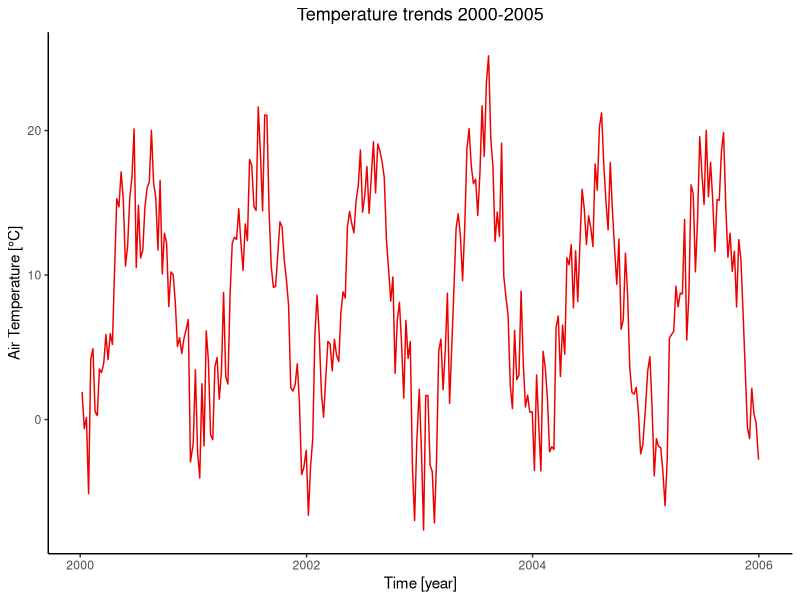
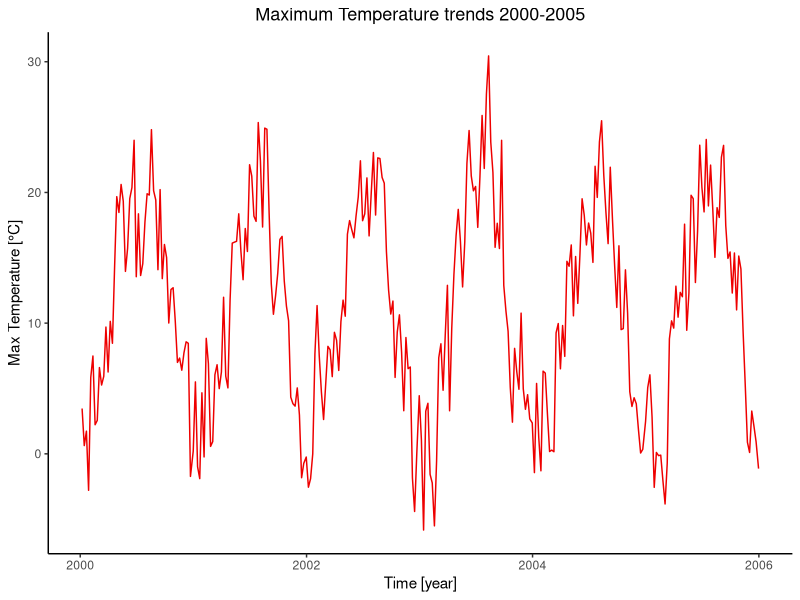
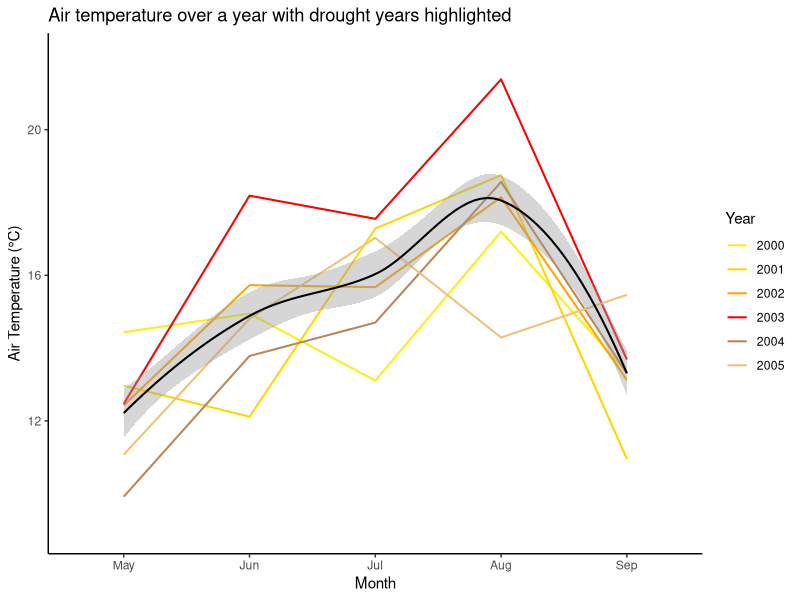
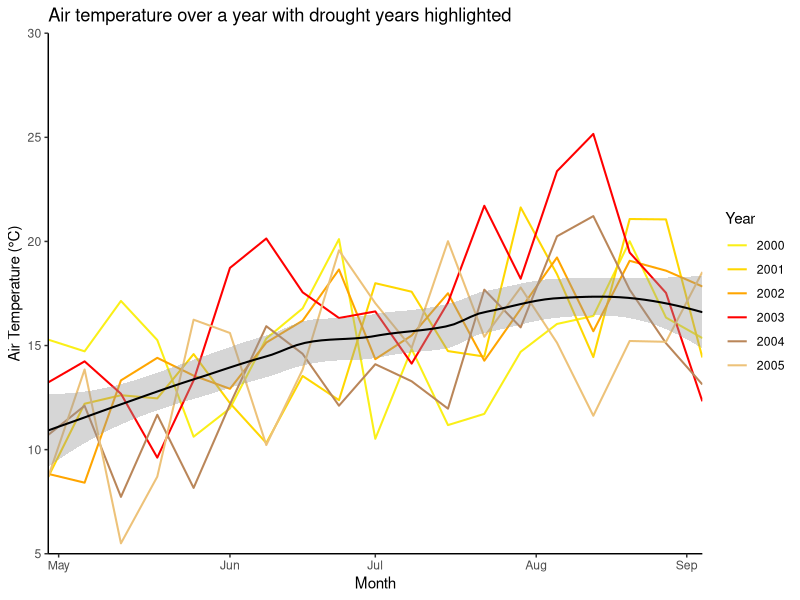
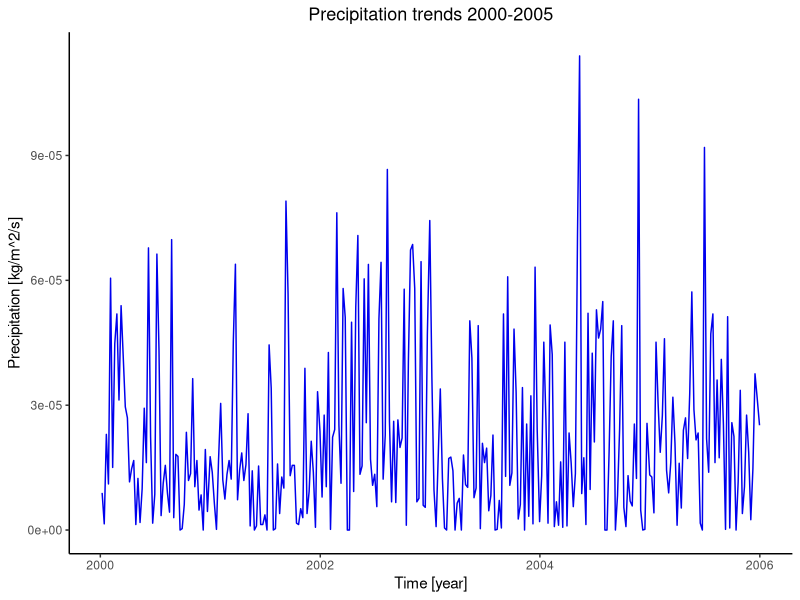
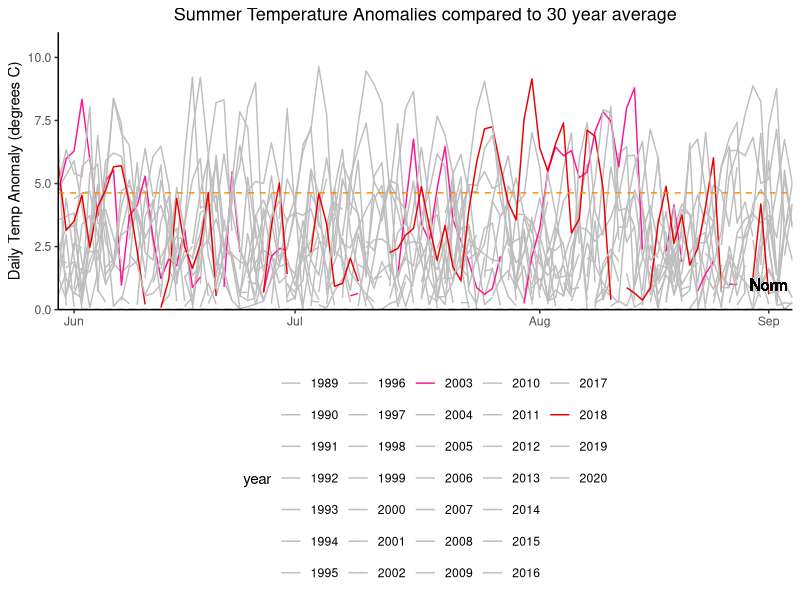
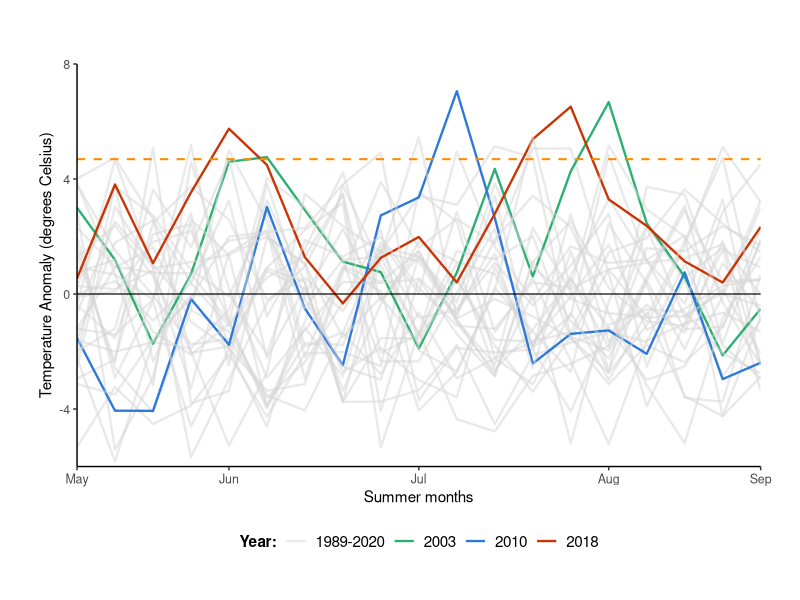
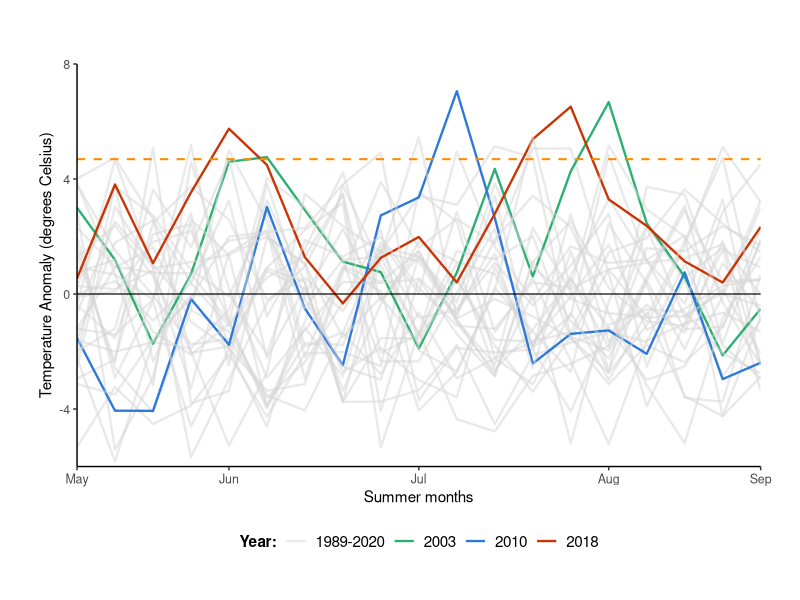

Write R code to recreate these figures, in order. (Note: this script raises an error after producing the figures.)
####### Anomalies plotted #######
### Amended/final code script ###
### Tegan Williams March 2024 ###

#### Data loading & wrangling ####

# Libraries (required packages for data wrangling)
library(dplyr)
library(tidyverse)
library(ggplot2) 

# Load Meteorological Data
met_data <- read.csv("Data/DE-Hai-2000-2020-weekly_timeseries_met.csv", header = TRUE)
obs_data <- read.csv("Data/DE-Hai-2000-2020-weekly_timeseries_obs.csv", header = TRUE)
sm_data <- read.csv("Data/DE-Hai-2000-2020-weekly_timeseries_metSM.csv", header= TRUE)
climate_data <- read_csv("Data/DE-Hai_FLUXNET2015_DD_1989-2020_met.csv")

# Delete 2021 data from Met data set since only NA values (-9999)
rows_to_delete <- c(1093:1144)
met_data <- met_data[-rows_to_delete, ]

# Create new column for year, months and full dates 
rows_per_year <- 52
met_data$year <- rep(2000:2020, each = rows_per_year)
met_data$full_date <- as.Date(paste0(met_data$year, "-", met_data$doy), format = "%Y-%j")
met_data <- met_data %>%
  mutate(month = month(full_date, label = TRUE))

# Now filter datasets for fewer years
met_data$year <- as.numeric(met_data$year)
met2000to2005 <- met_data[met_data$year >= 2000 & met_data$year <= 2005, ]
met2015to2020 <- met_data[met_data$year >= 2015 & met_data$year <= 2020, ]

met2003 <- met_data[met_data$year >= 2003 & met_data$year <= 2003, ]
met2018 <- met_data[met_data$year >= 2018 & met_data$year <= 2018, ]

#### Plots of raw Meteorological data time series ####

# Air Temperature over Time for 2000 to 2005
ggplot(met2000to2005, aes(x = full_date, y = airt_C)) +
  geom_line(colour="red2") +
  theme(legend.position = "bottom", panel.background = element_blank(), axis.line = element_line(colour = "black")) + 
  labs(title="Temperature trends 2000-2005") + 
  theme(plot.title=element_text(size=13, hjust=0.5)) + # Title size and position
  xlab("Time [year]") + 
  ylab("Air Temperature [°C]")

# Max Air Temperature over Time for 2000-2005 --> EXACTLY THE SAME TRENDS
ggplot(met2000to2005, aes(x = full_date, y = maxt_C)) +
  geom_line(colour="red2") +
  theme(legend.position = "bottom", panel.background = element_blank(), axis.line = element_line(colour = "black")) + 
  labs(title="Maximum Temperature trends 2000-2005") + 
  theme(plot.title=element_text(size=13, hjust=0.5)) + 
  xlab("Time [year]") + 
  ylab("Max Temperature [°C]")


# plotting T over time for 5 consecutive years e.g., 2000-2005, to show the difference during drought years 
# plus add the 30-year mean temperature as well!
avg_monthly_temp <- met_data %>%
  group_by(year, month) %>%
  summarise(monthlyT = mean(airt_C, na.rm = TRUE))

avg_monthly_temp$year <- as.numeric(avg_monthly_temp$year)
avg_monthly_temp_05 <- avg_monthly_temp[avg_monthly_temp$year >= 2000 & avg_monthly_temp$year <= 2005, ]
avg_monthly_temp_20 <- avg_monthly_temp[avg_monthly_temp$year >= 2015 & avg_monthly_temp$year <= 2020, ]

met_data_with_avg_temp_05 <- left_join(met2000to2005, avg_monthly_temp_05, by = c("year", "month"))

ggplot(met_data_with_avg_temp_05, aes(x = month, y = monthlyT, colour = as.factor(year), group = year)) +
  geom_line(size = 0.7) +
  geom_smooth(method = 'loess', aes(group=1), colour = "black", size = 0.7) +
  scale_color_manual(values = c("#FAEF17", "#FFD700","#FFA500","red", "#BA8659", "#EDC279")) +
  labs(x = "Month", y = "Air Temperature (°C)", title = "Air temperature over a year with drought years highlighted", colour = "Year") +
  scale_x_discrete(limits = c("May", "Jun", "Jul", "Aug", "Sep")) +
  scale_y_continuous(limits = c(9, 22)) +
  theme(legend.position = "right", panel.background = element_blank(), axis.line = element_line(colour = "black"))

# Using weekly values without the mean monthly 
ggplot(met_data_with_avg_temp_05, aes(x = doy, y = airt_C, colour = as.factor(year), group = year)) +
  geom_line(size = 0.7) +
  geom_smooth(method = 'loess', aes(group=1), colour = "black", size = 0.7) +
  scale_color_manual(values = c("#FAEF17", "#FFD700","#FFA500","red", "#BA8659", "#EDC279")) +
  labs(x = "Month", y = "Air Temperature (°C)", title = "Air temperature over a year with drought years highlighted", colour = "Year") +
  scale_x_continuous(breaks = c(121, 154, 182, 213, 242), 
                     labels = c("May", "Jun", "Jul", "Aug", "Sep"),
                     expand = c(0, 0),
                     limits = c(119, 245)) +
  scale_y_continuous(expand = c(0, 0),
                     limits = c(5,30)) +
  theme(legend.position = "right", panel.background = element_blank(), axis.line = element_line(colour = "black"))


# Precipitation over Time
ggplot(met2000to2005, aes(x = full_date, y = precip_kgm2s)) +
  geom_line(colour="blue2") +
  theme(legend.position = "bottom", panel.background = element_blank(), axis.line = element_line(colour = "black"), 
        plot.title=element_text(size=13, hjust=0.5)) + # Title size and position
  labs(title="Precipitation trends 2000-2005") + 
  xlab("Time [year]") + 
  ylab("Precipitation [kg/m^2/s]")


#### Temperature Anomalies ####
# Reference period 1989-2020
climate_data <- climate_data %>%
  mutate(TIMESTAMP = as.character(TIMESTAMP),
         year = year(as.Date(TIMESTAMP, format = "%Y%m%d")),
         month = month(as.Date(TIMESTAMP, format = "%Y%m%d")),
         doy = yday(as.Date(TIMESTAMP, format = "%Y%m%d")))

daily_averages <- climate_data %>%
  group_by(doy) %>%
  summarize(AverageTemperature = mean(MeanT, na.rm = TRUE))

datafor2003 <- climate_data %>%
  filter(year == 2003)
datafor2018 <- climate_data %>%
  filter(year == 2018)
dataforboth <- climate_data %>%
  filter(year %in% c(2003, 2018))

temp_reference_period <- climate_data %>%
  filter(year >= 1989 & year <= 2020) %>%
  group_by(doy) %>%
  summarize(tAverage = mean(MeanT, na.rm = TRUE))

# Merge climate data with reference period
temp_merged_data <- merge(climate_data, temp_reference_period, by = "doy", all.x = TRUE)

# Calculate temperature anomalies
temp_merged_data$tempAnomaly <- temp_merged_data$MeanT - temp_merged_data$tAverage

# Calculate the 90th percentile of temperature anomalies
temp_percentile_90 <- quantile(temp_merged_data$tempAnomaly, 0.9, na.rm = TRUE)
temp_percentile_0 <- quantile(temp_merged_data$tempAnomaly, 0, na.rm = TRUE)

# Filter only values in the chosen percentile
temp_anomaly_data <- temp_merged_data %>%
  filter(tempAnomaly > temp_percentile_0)
temp_anomaly_data90 <- temp_merged_data %>%
  filter(tempAnomaly > temp_percentile_90)

min(temp_anomaly_data90$tempAnomaly)
max(temp_anomaly_data90$tempAnomaly)

temp_anomaly_data$year <- as.factor(temp_anomaly_data$year)
temp_anomaly_data$doy <- as.factor(temp_anomaly_data$doy)

temp_anomaly_data_filtered <- temp_anomaly_data[c("year", "doy", "tAverage", "tempAnomaly")]
temp_anomaly_data_filtered$doy <- as.numeric(temp_anomaly_data_filtered$doy)

# Plotting Temperature Anomalies over Time

# 1) using daily values
ggplot(temp_anomaly_data_filtered, aes(x = doy, y = tempAnomaly, colour = year)) +
  geom_line() +
  geom_hline(yintercept = 0, linetype = "dashed", colour = "black") +
  geom_hline(yintercept = 4.63, linetype = "dashed", colour = "darkorange") +
  geom_text(aes(x = 235, y = -11, label = "90th Percentile"), colour = "darkorange") + 
  geom_text(aes(x = 242, y = 1, label = "Norm"), colour = "black") + 
  labs(title = "Summer Temperature Anomalies compared to 30 year average",
       x = "",
       y = "Daily Temp Anomaly (degrees C)") +
  scale_colour_manual(values = c("grey","grey","grey","grey","grey","grey","grey","grey","grey","grey","grey","grey","grey","grey","deeppink","grey", "grey","grey","grey","grey","grey","grey","grey","grey","grey","grey","grey", "grey","grey", "red2", "grey", "grey")) +
  theme(legend.position = "bottom", panel.background = element_blank(), axis.line = element_line(colour = "black"), 
        plot.title=element_text(size=13, hjust=0.5)) +
  scale_x_continuous(breaks = c(154, 182, 213, 242), 
                     labels = c("Jun", "Jul", "Aug", "Sep"),
                     expand = c(0, 0),
                     limits = c(152, 245)) +
  scale_y_continuous(expand = c(0, 0),
                     limits = c(0,11))

# 2) using weekly temperature means to calculate anomalies
weekly_average_temp_data <- climate_data %>%
  group_by(week = ceiling(as.numeric(doy)/7)) %>%
  summarise(AverageWeeklyMeanT = mean(MeanT, na.rm = TRUE))

weekly_temp_data <- climate_data %>%
  group_by(year, week = ceiling(as.numeric(doy)/7)) %>%
  summarise(WeeklyMeanT = mean(MeanT, na.rm = TRUE))

# now find the anomaly values
weekly_temp_merged_data <- merge(weekly_average_temp_data, weekly_temp_data, by = "week", all.x = TRUE)
weekly_temp_merged_data$tempAnomaly <- weekly_temp_merged_data$WeeklyMeanT - weekly_temp_merged_data$AverageWeeklyMeanT
weekly_temp_percentile_90 <- quantile(weekly_temp_merged_data$tempAnomaly, 0.9, na.rm = TRUE)
weekly_temp_percentile_0 <- quantile(weekly_temp_merged_data$tempAnomaly, 0, na.rm = TRUE)
weekly_temp_percentile_95 <- quantile(weekly_temp_merged_data$tempAnomaly, 0.95, na.rm = TRUE)

weekly_temp_anomaly_data <- weekly_temp_merged_data %>%
  filter(tempAnomaly > weekly_temp_percentile_0)
weekly_temp_anomaly_data90 <- weekly_temp_merged_data %>%
  filter(tempAnomaly > weekly_temp_percentile_90)
weekly_temp_anomaly_data95 <- weekly_temp_merged_data %>%
  filter(tempAnomaly > weekly_temp_percentile_95)

min(weekly_temp_anomaly_data95$tempAnomaly)
max(weekly_temp_anomaly_data95$tempAnomaly)

temp_anomaly_data$year <- as.factor(temp_anomaly_data$year)
temp_anomaly_data$doy <- as.factor(temp_anomaly_data$doy)

weekly_temp_anomaly_data$year <- as.factor(weekly_temp_anomaly_data$year)
weekly_temp_anomaly_data$week <- as.numeric(weekly_temp_anomaly_data$week)


# creating a new column to group into drought vs non-drought years 
# based on their max value (e.g., >6.5 temp anomaly)

# Create new column 'drought_status' and initialise it with 'non-drought'

temp_anomaly_data_summer <- weekly_temp_anomaly_data[weekly_temp_anomaly_data$week >= 18 & weekly_temp_anomaly_data$week <= 36, ]
drought_years <- temp_anomaly_data_summer %>%
  filter(tempAnomaly > 6.5) %>%
  pull(year) %>%
  unique()
temp_anomaly_data_summer['Drought_Status'] = '1989-2020'
temp_anomaly_data_summer$Drought_Status[temp_anomaly_data_summer$year %in% drought_years] <- as.character(temp_anomaly_data_summer$year[temp_anomaly_data_summer$year %in% drought_years])
temp_anomaly_data_summer$Drought_Status <- as.factor(temp_anomaly_data_summer$Drought_Status)

min(temp_anomaly_data_summer$tempAnomaly)

palette_anomalies <- c("#D6D6D686", "#29B071", "#2C78DB", "#C93402")


colourblind_palette <- c("#D4D4D4C4","#329FD6", "#C20502", "#9E21C4")

temp_anomaly_plot <- ggplot(temp_anomaly_data_summer, aes(x = week, y = tempAnomaly, colour = Drought_Status, group = year)) +
  geom_line(size = 0.8) +
  geom_hline(yintercept = 0, size = 0.4, colour = "black") +
  geom_hline(yintercept = 4.69, linetype = "dashed", size = 0.7, colour = "darkorange") +
  # geom_text(aes(x = 35.2, y = -0.4, label = "Norm"), colour = "black") + 
  # geom_text(aes(x = 34, y = 5.2, label = "95th percentile"), colour = "darkorange", size = 3) + 
  labs(title = "",
       x = "Summer months",
       y = "Temperature Anomaly (degrees Celsius)",
       colour = "Year:") +
  scale_colour_manual(values = palette_anomalies) +
  theme(legend.position = "bottom", panel.background = element_blank(), axis.line = element_line(colour = "black"), 
        plot.title = element_text(size=12, hjust=0.5),
        axis.title = element_text(size=11),
        axis.text = element_text(size=9),
        legend.title = element_text(size = 11, face = "bold", ),
        legend.text = element_text(size = 11),
        plot.margin = margin(1, 1, 1, 1, "cm")) +
  scale_x_continuous(breaks = c(18, 22, 27, 32, 36), 
                     labels = c("May", "Jun", "Jul", "Aug", "Sep"),
                     expand = c(0, 0),
                     limits = c(18, 36)) +
  scale_y_continuous(expand = c(0, 0),
                     limits = c(-6,8))

plot(temp_anomaly_plot)

dev.off()

# Save the plot as a PNG file to GitHub
ggsave("temp_anomaly_plot.png", path = "Plots/Anomalies", plot = temp_anomaly_plot, width = 7, height = 5, dpi = 500)




#### Deep Soil Moisture Anomalies ####

# Reference period 2000-2020
sm_reference_period <- sm_data %>%
  filter(year >= 2000 & year <= 2020) %>%
  group_by(doy) %>%
  summarize(smAverage = mean(SWC_1, na.rm = TRUE))

# Merge with the main data
sm_merged_data <- merge(sm_data, sm_reference_period, by = "doy", all.x = TRUE)

# Calculate soil moisture anomalies
sm_merged_data$smAnomaly <- sm_merged_data$SWC_1 - sm_merged_data$smAverage

# Calculate the 90th percentile of sm anomalies
sm_percentile_95 <- quantile(sm_merged_data$smAnomaly, 0.95, na.rm = TRUE)
sm_percentile_90 <- quantile(sm_merged_data$smAnomaly, 0.9, na.rm = TRUE)
sm_percentile_0 <- quantile(sm_merged_data$smAnomaly, 0, na.rm = TRUE)
sm_percentile_10 <- quantile(sm_merged_data$smAnomaly, 0.1, na.rm = TRUE)

# Filter only values in the upper 90th percentile
sm_anomaly_data <- sm_merged_data %>%
  filter(smAnomaly > sm_percentile_0)

sm_anomaly_data90 <- sm_merged_data %>%
  filter(smAnomaly > sm_percentile_90)

sm_anomaly_data95 <- sm_merged_data %>%
  filter(smAnomaly > sm_percentile_95)

sm_anomaly_data10 <- sm_merged_data %>%
  filter(smAnomaly > sm_percentile_10)

min(sm_anomaly_data95$smAnomaly)

sm_anomaly_data$year <- as.factor(sm_anomaly_data$year)
sm_anomaly_data$doy <- as.factor(sm_anomaly_data$doy)

sm_anomaly_data_filtered <- sm_anomaly_data[c("year", "doy", "smAverage", "smAnomaly")]
sm_anomaly_data_filtered$year <- as.factor(sm_anomaly_data_filtered$year)
sm_anomaly_data_filtered$doy <- as.numeric(sm_anomaly_data_filtered$doy)

# Create new column 'drought_status' and initialise it with 'non-drought'
sm_anomaly_data_summer <- sm_anomaly_data_filtered %>%
  filter(doy %in% c(18:36))

sm_drought_years <- sm_anomaly_data_summer%>%
  filter(year %in% c(2003,2010,2018)) %>%
  pull(year) %>%
  unique()

sm_anomaly_data_summer['Drought_Status'] = '2000-2020'

sm_anomaly_data_summer <- sm_anomaly_data_summer %>%
  mutate(Drought_Status = ifelse(year %in% sm_drought_years, as.character(year), Drought_Status))

sm_anomaly_data_summer$Drought_Status <- as.factor(sm_anomaly_data_summer$Drought_Status)
sm_anomaly_data_summer$year <- as.factor(sm_anomaly_data_summer$year)
sm_anomaly_data_summer$doy <- as.numeric(sm_anomaly_data_summer$doy)
sm_anomaly_data_summer$smAnomaly <- as.numeric(sm_anomaly_data_summer$smAnomaly)

sm_anomaly_data_filtered10 <- sm_anomaly_data_summer %>%
  filter(smAnomaly > sm_percentile_10)

deficit_data <- sm_anomaly_data_summer %>%
  filter(smAnomaly < 0)
drought_threshold <- quantile(deficit_data$smAnomaly, 0.05)
minimum_deficit <- deficit_data %>%
  mutate(Drought_Status = ifelse(smAnomaly < drought_threshold, "Drought", "No Drought"))

drought_threshold95 <- minimum_deficit %>%
  filter(Drought_Status == "Drought")

max(drought_threshold95$smAnomaly)

# threshold for 80th percentile is -8.06
# threshold for 90th percentile is -9.43
# threshold for 95th percentile is -9.93

palette_before <- c("#D4D4D4C4", "#178A86", "#0F5596", "#B51717")

# Plotting soil moisture anomalies
sm_anomaly_plot <- ggplot(sm_anomaly_data_summer, aes(x = doy, y = smAnomaly, group = year, colour = Drought_Status)) +
  geom_line(size = 0.8) +
  geom_hline(yintercept = 0, size = 0.4, colour = "black") +
  geom_hline(yintercept = -8.06, linetype = "dashed", size = 0.7, colour = "darkorange") +
  # geom_text(aes(x = 35.1, y = 1, label = "Norm"), colour = "black") + 
  # geom_text(aes(x = 34, y = -7, label = "80th percentile"), colour = "darkorange", size = 3) +  
  labs(title = "",
       x = "Summer months",
       y = "Deep Soil Moisture Anomaly (mm)",
       colour = "Year:") +
  scale_colour_manual(values = palette_anomalies) +
  theme(legend.position = "bottom", panel.background = element_blank(), axis.line = element_line(colour = "black"), 
        plot.title = element_text(size=12, hjust=0.5),
        axis.title = element_text(size=11),
        axis.text = element_text(size=9),
        legend.title = element_text(size = 11, face = "bold", ),
        legend.text = element_text(size = 11),
        plot.margin = margin(1, 1, 1, 1, "cm")) +
  scale_x_continuous(breaks = c(18, 22, 27, 32, 36), 
                     labels = c("May", "Jun", "Jul", "Aug", "Sep"),
                     expand = c(0, 0),
                     limits = c(18, 36)) +
  scale_y_continuous(expand = c(0, 0),
                     limits = c(-15,15))

plot(sm_anomaly_plot)

ggsave("sm_anomaly_plot.png", path = "Plots/Anomalies", plot = sm_anomaly_plot, width = 7, height = 5, dpi = 500)


#### Combined plots ####

(combined_anomaly_plot <- grid.arrange(temp_anomaly_plot, sm_anomaly_plot, nrow = 2, layout_matrix = rbind(c(1, 2)), heights = c(1, 1)))

# Display the combined plot
print(combined_anomaly_plot)

# Save plot

ggsave("combined_anomaly_plot.png", path = "Plots/Anomalies", plot = combined_anomaly_plot, width = 10, height = 8)
